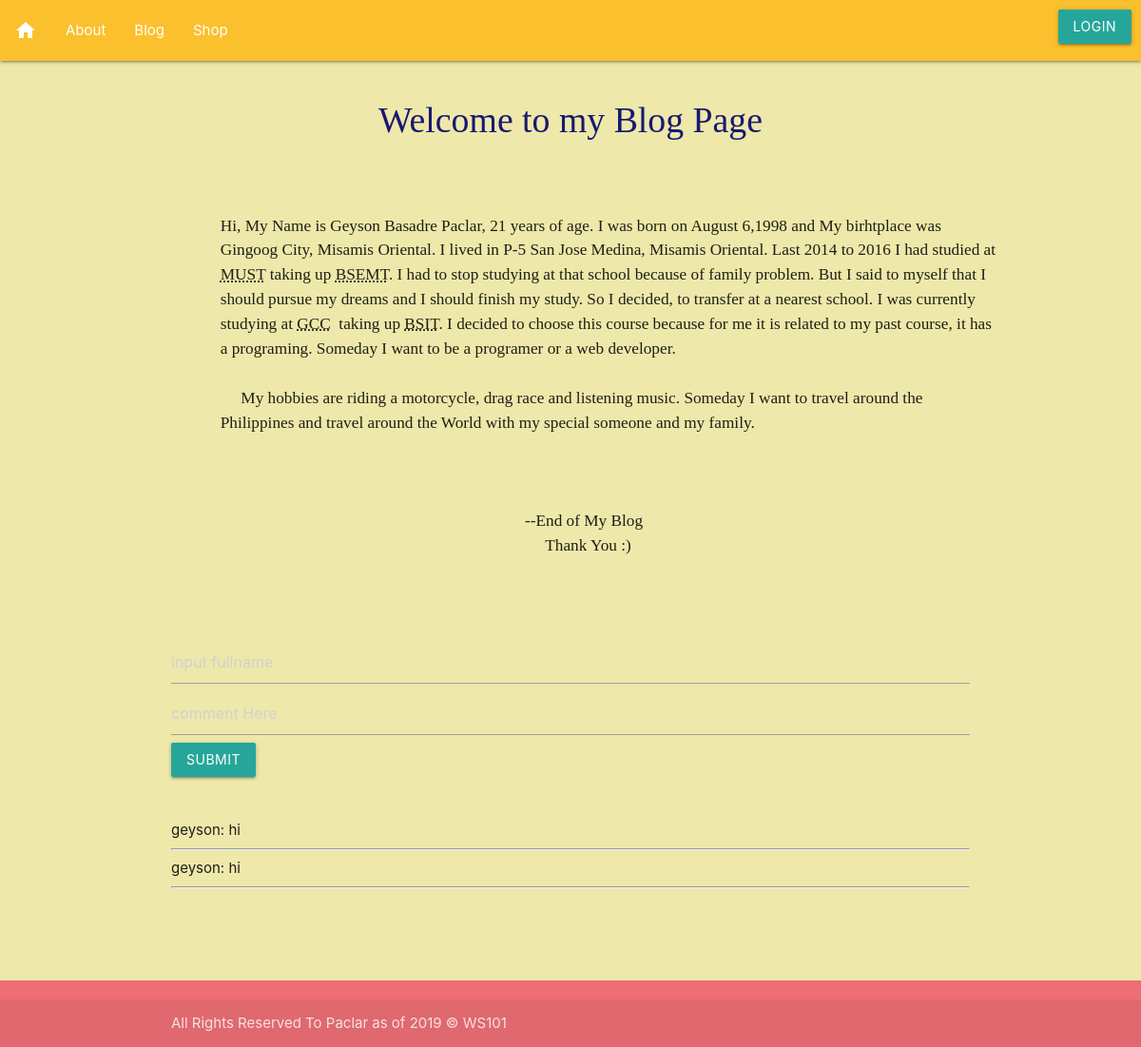
Page /PACLAR/blog.php on the committed database.
### tables this page shows
CREATE TABLE IF NOT EXISTS `tbl_blog` (
  `id` int(200) NOT NULL AUTO_INCREMENT,
  `cname` varchar(90) NOT NULL,
  `comment` varchar(1000) NOT NULL,
  PRIMARY KEY (`id`)
);

### PACLAR/blog.php (the view, shortened to what this page needs)
<?php include 'config.php';
include 'comment.php'; ?>
<!DOCTYPE html>
<html >
<head>
    <link rel="stylesheet" href="./assets/css/materializecss.min.css">
    <link rel="stylesheet" href="./assets/css/style.css">
    <link rel="stylesheet" href="./assets/css/materializecss-icons.css">
    <link rel="stylesheet" href="./assets/css/style.css">
</head>
<body id = "you" >
    <header>
            <nav>
                <div class="nav-wrapper yellow darken-2">
                    <ul class="left hide-on-med-and-down">
                            <li><a href="index.php"><i class="material-icons">home</i></a></li>
                            <li><a href="about.php">About</a></li>
                            <li><a href="blog.php">Blog</a></li>
                            <li><a href="shop.php">Shop</a></li>
                    </ul>
                    <a class='dropdown-trigger btn' href='login.php' data-target='dropdown1' id="wq">Login</a>
                </div>
            </nav>
            <link rel="stylesheet" href="./assets/css/materializecss-icons.css">
            <link rel="stylesheet" href="./assets/css/materializecss.min.css">
             <link rel="stylesheet" href="./assets/css/style.css">
        </header>
    <h1 id="you1" style ="font-size:10mm;">Welcome to my Blog Page</h1>
<pre id ="last">
<div class="container">
            Hi, My Name is Geyson Basadre Paclar, 21 years of age. I was born on August 6,1998 and My birhtplace was
            Gingoog City, Misamis Oriental. I lived in P-5 San Jose Medina, Misamis Oriental. Last 2014 to 2016 I had studied at
            <abbr title="Mindanao University of Science and Technology">MUST</abbr> taking up <abbr title=" Bachelor of Science in Electro-Mecanical Technology">BSEMT</abbr>. I had to stop studying at that school because of family problem. But I said to myself that I
            should pursue my dreams and I should finish my study. So I decided, to transfer at a nearest school. I was currently
            studying at <abbr title = "Gingoog City Colleges">GCC</abbr>  taking up <abbr title ="Bachelor of Science in Information Technology">BSIT</abbr>. I decided to choose this course because for me it is related to my past course, it has
            a programing. Someday I want to be a programer or a web developer.
                 My hobbies are riding a motorcycle, drag race and listening music. Someday I want to travel around the
            Philippines and travel around the World with my special someone and my family.
             </div>
                                                                                                                                --End of My Blog
                                                                                                                                     Thank You :)
</pre>
<div class="container">
<form action="" method="post">
<input type="text" name="name" placeholder="input fullname">
<input type="text" name="content" placeholder="comment Here">
<button name="in" class="waves-effect waves-light btn">Submit</button>
</form>
</div>
<br><br>
<div class='container'>
        <?php
            $result = mysqli_query($conn,"SELECT * FROM tbl_blog");
            while ($row = mysqli_fetch_assoc($result)){
                echo $row['cname'].": ". $row['comment']."<br><hr>";
            }
            ?>
    </div>
<br><br><br><br>
<footer class="page-footer">
        <div class="footer-copyright">
            <div class="container">
                All Rights Reserved To Paclar as of 2019 © WS101
            </div>
        </div>
    </footer>
</body>
</html>

### PACLAR/assets/css/style.css (style rules this page uses)
#you { background:palegoldenrod; }
#you1 { color:midnightblue; text-align: center; font-family:serif; font-size: 12mm; }
#last { font-family:Verdana; font-size: 115%; text-align:Left; }
div { margin-left: 0%; }

### PACLAR/blog.php (style rules this page uses)
#wq { float: right; margin-top: 10px; margin-right: 10px; }
body { background-color: Tomato; }

### rows in the picture
tbl_blog: cname "geyson", comment "hi"
tbl_blog: cname "geyson", comment "hi"
